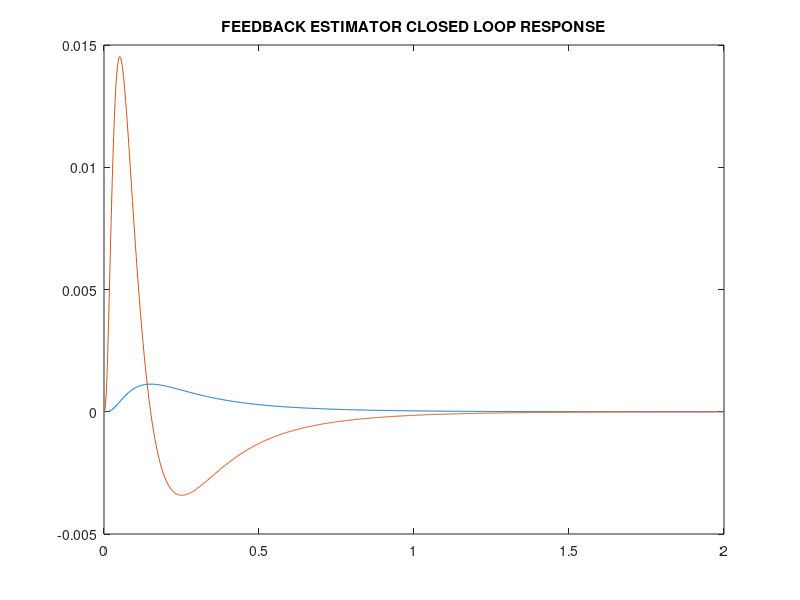

Source code (MATLAB):
%define state space
A=[0 1 0;0 -1 2;0 0 -2];
B=[0;0;1]
C=[1 0 0];

% define K obtained in previous problem
K=[312 114 26];

%using eigen values we will find L matrix
poles=[-40,-120,-130];
L=place(A',C',poles)

%now we will find A1, B1 and C1
A1=[A -B*K;L'*C A-(B*K)-(L'*C)]
B1=[B;B]
C1=[C zeros(size(C))]

%defining state space of feedback estimate system
fbestimator=ss(A1,B1,C1,[])

%next we will plot by considering initial condition
[y,t,x]=initial(fbestimator,[0;0;0;0.001;0;0])

plot(t,x(:,1),t,x(:,2))
title('FEEDBACK ESTIMATOR CLOSED LOOP RESPONSE')
